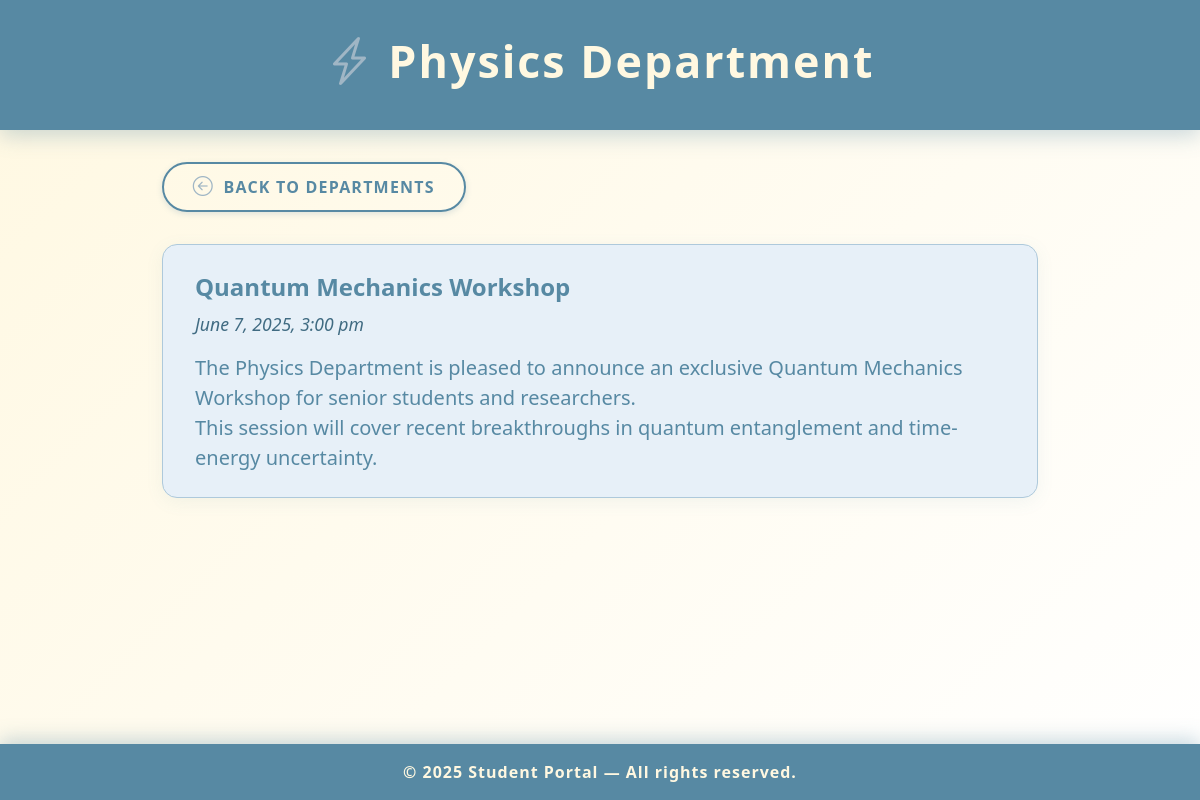
The app's page /physics.php with its own data.
### tables this page shows
CREATE TABLE IF NOT EXISTS `announcements` (
  `id` int NOT NULL AUTO_INCREMENT,
  `title` text NOT NULL,
  `content` text NOT NULL,
  `display` enum('general','computer_science','physics','chemistry','math') NOT NULL,
  `datetime` datetime NOT NULL,
  PRIMARY KEY (`id`)
);

### physics.php (the view, shortened to what this page needs)
<?php
include 'db.php';
$query = "SELECT title, content, datetime FROM announcements WHERE display='physics' ORDER BY datetime DESC LIMIT 10";
$result = mysqli_query($conn, $query);
?>
<!DOCTYPE html>
<html lang="en">
<head>
  <link href="https://cdn.jsdelivr.net/npm/bootstrap@5.3.2/dist/css/bootstrap.min.css" rel="stylesheet" />
  <link rel="stylesheet" href="https://cdn.jsdelivr.net/npm/bootstrap-icons@1.10.5/font/bootstrap-icons.css" />
</head>
<body>
<header>
  <h1><i class="bi bi-lightning-charge"></i> Physics Department</h1>
</header>
<div class="container">
  <a href="index.php" class="btn-back"><i class="bi bi-arrow-left-circle"></i> Back to Departments</a>
  <?php
  if ($result && mysqli_num_rows($result) > 0) {
    while ($row = mysqli_fetch_assoc($result)) {
      echo '<div class="announcement-card">';
      echo '<div class="announcement-title">' . htmlspecialchars($row['title']) . '</div>';
      echo '<div class="announcement-date">' . date('F j, Y, g:i a', strtotime($row['datetime'])) . '</div>';
      echo '<div class="announcement-content">' . nl2br(htmlspecialchars($row['content'])) . '</div>';
      echo '</div>';
    }
  } else {
    echo '<p class="text-center fs-5 mt-5">No announcements available for this department.</p>';
  }
  ?>
</div>
<footer>
  &copy; 2025 Student Portal — All rights reserved.
</footer>
</body>
</html>

### physics.php (style rules this page uses)
body { background: linear-gradient(135deg, #fff8e1, #ffffff); font-family: 'Segoe UI', Tahoma, Geneva, Verdana, sans-serif; color: #5789a3; min-height: 100vh; display: flex; flex-direction: column; }
header { background-color: #5789a3; color: #fff8e1; padding: 2rem 1rem; text-align: center; box-shadow: 0 6px 20px rgba(87, 137, 163, 0.3); margin-bottom: 2rem; }
header h1 { font-weight: 800; font-size: 2.8rem; letter-spacing: 2px; display: flex; justify-content: center; align-items: center; gap: 0.8rem; }
.bi { font-size: 3rem; color: #a0b6c5; }
.container { flex-grow: 1; max-width: 900px; margin-bottom: 4rem; }
.announcement-card { background: #e7f0f8; border-radius: 15px; border: 1px solid #aec9db; box-shadow: 0 4px 18px rgba(87, 137, 163, 0.08); padding: 1.5rem 2rem; margin-bottom: 1.5rem; transition: box-shadow 0.3s ease; }
.announcement-title { font-weight: 700; font-size: 1.5rem; margin-bottom: 0.4rem; }
.announcement-date { font-style: italic; color: #406b82; margin-bottom: 1rem; font-size: 1.1rem; }
.announcement-content { font-size: 1.25rem; line-height: 1.5; }
footer { background-color: #5789a3; color: #fff8e1; text-align: center; padding: 1rem 0; font-weight: 600; letter-spacing: 1px; user-select: none; box-shadow: 0 -4px 20px rgba(87, 137, 163, 0.35); }
a.btn-back { display: inline-flex; align-items: center; gap: 0.6rem; margin-bottom: 2rem; color: #5789a3; font-weight: 700; text-decoration: none; border: 2px solid #5789a3; border-radius: 30px; padding: 0.5rem 1.8rem; text-transform: uppercase; letter-spacing: 1.2px; box-shadow: 0 2px 6px rgba(87, 137, 163, 0.2); transition: background-color 0.3s ease, color 0.3s ease, box-shadow 0.3s ease; user-select: none; }
a.btn-back .bi { font-size: 1.25rem; transition: filter 0.3s ease; }

### records on screen
announcements: title "Quantum Mechanics Workshop", datetime "June 7, 2025, 3:00 pm", content "The Physics Department is pleased to announce an exclusive Quantum Mechanics Workshop for senior students and researchers. This session will cover recent breakthroughs in quantum entanglement and time-energy uncertainty."
